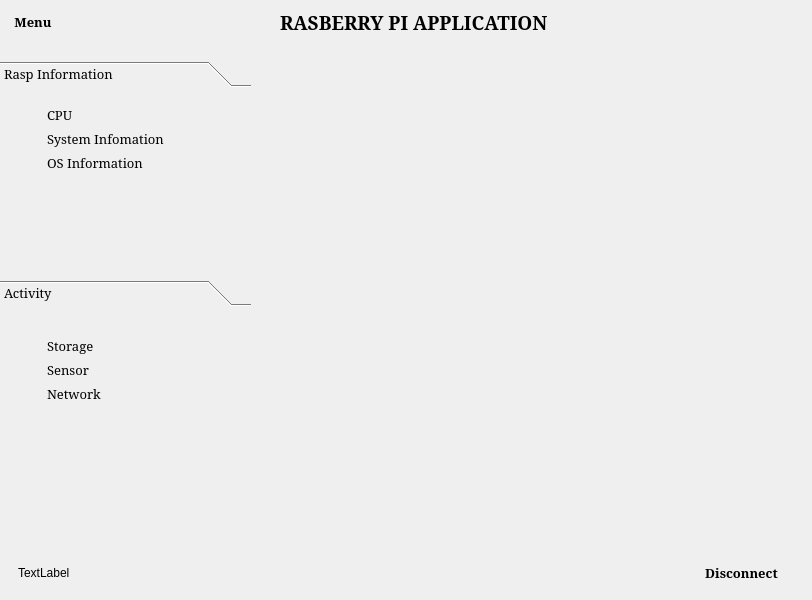
<?xml version="1.0" encoding="UTF-8"?>
<ui version="4.0">
 <class>MainWindow</class>
 <widget class="QMainWindow" name="MainWindow">
  <property name="geometry">
   <rect>
    <x>0</x>
    <y>0</y>
    <width>812</width>
    <height>600</height>
   </rect>
  </property>
  <property name="windowTitle">
   <string>MainWindow</string>
  </property>
  <property name="styleSheet">
   <string notr="true">*{
	border: none;
}</string>
  </property>
  <widget class="QWidget" name="centralwidget">
   <layout class="QVBoxLayout" name="verticalLayout">
    <property name="spacing">
     <number>0</number>
    </property>
    <property name="leftMargin">
     <number>0</number>
    </property>
    <property name="topMargin">
     <number>0</number>
    </property>
    <property name="rightMargin">
     <number>0</number>
    </property>
    <property name="bottomMargin">
     <number>0</number>
    </property>
    <item>
     <widget class="QFrame" name="header_frame">
      <property name="frameShape">
       <enum>QFrame::NoFrame</enum>
      </property>
      <property name="frameShadow">
       <enum>QFrame::Raised</enum>
      </property>
      <layout class="QHBoxLayout" name="horizontalLayout">
       <property name="spacing">
        <number>0</number>
       </property>
       <property name="leftMargin">
        <number>0</number>
       </property>
       <property name="topMargin">
        <number>0</number>
       </property>
       <property name="rightMargin">
        <number>0</number>
       </property>
       <property name="bottomMargin">
        <number>0</number>
       </property>
       <item>
        <widget class="QFrame" name="header_left_frame">
         <property name="frameShape">
          <enum>QFrame::StyledPanel</enum>
         </property>
         <property name="frameShadow">
          <enum>QFrame::Raised</enum>
         </property>
         <layout class="QHBoxLayout" name="horizontalLayout_4">
          <property name="spacing">
           <number>0</number>
          </property>
          <property name="leftMargin">
           <number>14</number>
          </property>
          <property name="topMargin">
           <number>0</number>
          </property>
          <property name="rightMargin">
           <number>0</number>
          </property>
          <property name="bottomMargin">
           <number>0</number>
          </property>
          <item alignment="Qt::AlignLeft">
           <widget class="QPushButton" name="pushButton">
            <property name="font">
             <font>
              <family>Constantia</family>
              <pointsize>10</pointsize>
              <bold>true</bold>
             </font>
            </property>
            <property name="text">
             <string>Menu</string>
            </property>
            <property name="icon">
             <iconset resource="../../resource.qrc">
              <normaloff>:/feather/icons/feather/align-left.svg</normaloff>:/feather/icons/feather/align-left.svg</iconset>
            </property>
            <property name="iconSize">
             <size>
              <width>32</width>
              <height>32</height>
             </size>
            </property>
           </widget>
          </item>
         </layout>
        </widget>
       </item>
       <item>
        <widget class="QFrame" name="header_center_frame">
         <property name="frameShape">
          <enum>QFrame::StyledPanel</enum>
         </property>
         <property name="frameShadow">
          <enum>QFrame::Raised</enum>
         </property>
         <layout class="QHBoxLayout" name="horizontalLayout_3">
          <item alignment="Qt::AlignRight">
           <widget class="QLabel" name="label">
            <property name="font">
             <font>
              <pointsize>11</pointsize>
             </font>
            </property>
            <property name="text">
             <string/>
            </property>
            <property name="pixmap">
             <pixmap resource="../../resource.qrc">:/icons/icons/cil-airplay.png</pixmap>
            </property>
           </widget>
          </item>
          <item alignment="Qt::AlignHCenter|Qt::AlignVCenter">
           <widget class="QLabel" name="label_2">
            <property name="font">
             <font>
              <family>Constantia</family>
              <pointsize>14</pointsize>
              <bold>true</bold>
             </font>
            </property>
            <property name="text">
             <string>RASBERRY PI APPLICATION</string>
            </property>
           </widget>
          </item>
         </layout>
        </widget>
       </item>
       <item alignment="Qt::AlignRight">
        <widget class="QFrame" name="heade_right_frame">
         <property name="frameShape">
          <enum>QFrame::StyledPanel</enum>
         </property>
         <property name="frameShadow">
          <enum>QFrame::Raised</enum>
         </property>
         <layout class="QHBoxLayout" name="horizontalLayout_2">
          <property name="spacing">
           <number>10</number>
          </property>
          <property name="leftMargin">
           <number>0</number>
          </property>
          <property name="topMargin">
           <number>0</number>
          </property>
          <property name="rightMargin">
           <number>0</number>
          </property>
          <property name="bottomMargin">
           <number>0</number>
          </property>
          <item>
           <widget class="QPushButton" name="minize_window_button">
            <property name="text">
             <string/>
            </property>
            <property name="icon">
             <iconset resource="../../resource.qrc">
              <normaloff>:/icons/icons/cil-minus.png</normaloff>:/icons/icons/cil-minus.png</iconset>
            </property>
           </widget>
          </item>
          <item>
           <widget class="QPushButton" name="restore_window_button">
            <property name="text">
             <string/>
            </property>
            <property name="icon">
             <iconset resource="../../resource.qrc">
              <normaloff>:/icons/icons/cil-window-restore.png</normaloff>:/icons/icons/cil-window-restore.png</iconset>
            </property>
            <property name="iconSize">
             <size>
              <width>16</width>
              <height>16</height>
             </size>
            </property>
           </widget>
          </item>
          <item>
           <widget class="QPushButton" name="close_window_button">
            <property name="text">
             <string/>
            </property>
            <property name="icon">
             <iconset resource="../../resource.qrc">
              <normaloff>:/feather/icons/feather/x.svg</normaloff>:/feather/icons/feather/x.svg</iconset>
            </property>
            <property name="iconSize">
             <size>
              <width>16</width>
              <height>16</height>
             </size>
            </property>
           </widget>
          </item>
         </layout>
        </widget>
       </item>
      </layout>
     </widget>
    </item>
    <item>
     <widget class="QFrame" name="main_body_frame">
      <property name="sizePolicy">
       <sizepolicy hsizetype="Preferred" vsizetype="Expanding">
        <horstretch>0</horstretch>
        <verstretch>0</verstretch>
       </sizepolicy>
      </property>
      <property name="frameShape">
       <enum>QFrame::NoFrame</enum>
      </property>
      <property name="frameShadow">
       <enum>QFrame::Raised</enum>
      </property>
      <layout class="QHBoxLayout" name="horizontalLayout_8">
       <property name="spacing">
        <number>0</number>
       </property>
       <property name="leftMargin">
        <number>0</number>
       </property>
       <property name="topMargin">
        <number>0</number>
       </property>
       <property name="rightMargin">
        <number>0</number>
       </property>
       <property name="bottomMargin">
        <number>0</number>
       </property>
       <item>
        <widget class="QFrame" name="left_menu_cont_frame">
         <property name="sizePolicy">
          <sizepolicy hsizetype="Fixed" vsizetype="Preferred">
           <horstretch>0</horstretch>
           <verstretch>0</verstretch>
          </sizepolicy>
         </property>
         <property name="frameShape">
          <enum>QFrame::StyledPanel</enum>
         </property>
         <property name="frameShadow">
          <enum>QFrame::Raised</enum>
         </property>
         <layout class="QHBoxLayout" name="horizontalLayout_9">
          <property name="spacing">
           <number>0</number>
          </property>
          <property name="leftMargin">
           <number>0</number>
          </property>
          <property name="topMargin">
           <number>0</number>
          </property>
          <property name="rightMargin">
           <number>0</number>
          </property>
          <property name="bottomMargin">
           <number>0</number>
          </property>
          <item>
           <widget class="QFrame" name="menu_frame">
            <property name="enabled">
             <bool>true</bool>
            </property>
            <property name="sizePolicy">
             <sizepolicy hsizetype="Minimum" vsizetype="Minimum">
              <horstretch>0</horstretch>
              <verstretch>0</verstretch>
             </sizepolicy>
            </property>
            <property name="minimumSize">
             <size>
              <width>200</width>
              <height>0</height>
             </size>
            </property>
            <property name="frameShape">
             <enum>QFrame::StyledPanel</enum>
            </property>
            <property name="frameShadow">
             <enum>QFrame::Raised</enum>
            </property>
            <layout class="QGridLayout" name="gridLayout_5">
             <property name="leftMargin">
              <number>0</number>
             </property>
             <property name="topMargin">
              <number>0</number>
             </property>
             <property name="rightMargin">
              <number>0</number>
             </property>
             <property name="bottomMargin">
              <number>0</number>
             </property>
             <item row="0" column="0">
              <widget class="QFrame" name="ListButtonTab">
               <property name="minimumSize">
                <size>
                 <width>251</width>
                 <height>245</height>
                </size>
               </property>
               <property name="maximumSize">
                <size>
                 <width>270</width>
                 <height>245</height>
                </size>
               </property>
               <property name="frameShape">
                <enum>QFrame::StyledPanel</enum>
               </property>
               <property name="frameShadow">
                <enum>QFrame::Raised</enum>
               </property>
               <layout class="QGridLayout" name="gridLayout">
                <property name="leftMargin">
                 <number>0</number>
                </property>
                <property name="topMargin">
                 <number>0</number>
                </property>
                <property name="rightMargin">
                 <number>0</number>
                </property>
                <property name="bottomMargin">
                 <number>0</number>
                </property>
                <property name="spacing">
                 <number>0</number>
                </property>
                <item row="0" column="0">
                 <widget class="QToolBox" name="toolBox">
                  <property name="minimumSize">
                   <size>
                    <width>251</width>
                    <height>221</height>
                   </size>
                  </property>
                  <property name="maximumSize">
                   <size>
                    <width>100000</width>
                    <height>100000</height>
                   </size>
                  </property>
                  <property name="font">
                   <font>
                    <family>Constantia</family>
                    <pointsize>10</pointsize>
                   </font>
                  </property>
                  <property name="currentIndex">
                   <number>0</number>
                  </property>
                  <property name="tabSpacing">
                   <number>10</number>
                  </property>
                  <widget class="QWidget" name="RaspInfo">
                   <property name="geometry">
                    <rect>
                     <x>0</x>
                     <y>0</y>
                     <width>251</width>
                     <height>177</height>
                    </rect>
                   </property>
                   <attribute name="icon">
                    <iconset resource="../../resource.qrc">
                     <normaloff>:/feather/icons/feather/hard-drive.svg</normaloff>:/feather/icons/feather/hard-drive.svg</iconset>
                   </attribute>
                   <attribute name="label">
                    <string>Rasp Information</string>
                   </attribute>
                   <layout class="QHBoxLayout" name="horizontalLayout_11">
                    <property name="spacing">
                     <number>0</number>
                    </property>
                    <property name="leftMargin">
                     <number>0</number>
                    </property>
                    <property name="topMargin">
                     <number>0</number>
                    </property>
                    <property name="rightMargin">
                     <number>0</number>
                    </property>
                    <property name="bottomMargin">
                     <number>0</number>
                    </property>
                    <item alignment="Qt::AlignLeft|Qt::AlignTop">
                     <widget class="QFrame" name="frame_4">
                      <property name="frameShape">
                       <enum>QFrame::StyledPanel</enum>
                      </property>
                      <property name="frameShadow">
                       <enum>QFrame::Raised</enum>
                      </property>
                      <layout class="QGridLayout" name="gridLayout_3">
                       <item row="2" column="2" alignment="Qt::AlignLeft">
                        <widget class="QLabel" name="label_11">
                         <property name="font">
                          <font>
                           <family>Constantia</family>
                           <pointsize>10</pointsize>
                          </font>
                         </property>
                         <property name="text">
                          <string>System Infomation</string>
                         </property>
                        </widget>
                       </item>
                       <item row="1" column="2" alignment="Qt::AlignLeft">
                        <widget class="QLabel" name="label_9">
                         <property name="font">
                          <font>
                           <family>Constantia</family>
                           <pointsize>10</pointsize>
                           <bold>false</bold>
                          </font>
                         </property>
                         <property name="text">
                          <string>CPU</string>
                         </property>
                        </widget>
                       </item>
                       <item row="1" column="0" alignment="Qt::AlignLeft">
                        <widget class="QPushButton" name="pushButton_8">
                         <property name="text">
                          <string/>
                         </property>
                         <property name="icon">
                          <iconset resource="../../resource.qrc">
                           <normaloff>:/feather/icons/feather/cpu.svg</normaloff>:/feather/icons/feather/cpu.svg</iconset>
                         </property>
                         <property name="iconSize">
                          <size>
                           <width>32</width>
                           <height>32</height>
                          </size>
                         </property>
                        </widget>
                       </item>
                       <item row="2" column="0" alignment="Qt::AlignLeft">
                        <widget class="QPushButton" name="pushButton_10">
                         <property name="text">
                          <string/>
                         </property>
                         <property name="icon">
                          <iconset resource="../../resource.qrc">
                           <normaloff>:/feather/icons/feather/monitor.svg</normaloff>:/feather/icons/feather/monitor.svg</iconset>
                         </property>
                         <property name="iconSize">
                          <size>
                           <width>32</width>
                           <height>32</height>
                          </size>
                         </property>
                        </widget>
                       </item>
                       <item row="3" column="0" alignment="Qt::AlignLeft">
                        <widget class="QPushButton" name="pushButton_3">
                         <property name="text">
                          <string/>
                         </property>
                         <property name="icon">
                          <iconset resource="../../resource.qrc">
                           <normaloff>:/feather/icons/feather/cast.svg</normaloff>:/feather/icons/feather/cast.svg</iconset>
                         </property>
                         <property name="iconSize">
                          <size>
                           <width>32</width>
                           <height>32</height>
                          </size>
                         </property>
                        </widget>
                       </item>
                       <item row="3" column="2" alignment="Qt::AlignLeft">
                        <widget class="QLabel" name="label_4">
                         <property name="font">
                          <font>
                           <family>Constantia</family>
                           <pointsize>10</pointsize>
                          </font>
                         </property>
                         <property name="text">
                          <string>OS Information</string>
                         </property>
                        </widget>
                       </item>
                      </layout>
                     </widget>
                    </item>
                   </layout>
                  </widget>
                  <widget class="QWidget" name="Activities">
                   <property name="geometry">
                    <rect>
                     <x>0</x>
                     <y>0</y>
                     <width>251</width>
                     <height>177</height>
                    </rect>
                   </property>
                   <property name="font">
                    <font>
                     <family>Constantia</family>
                     <pointsize>10</pointsize>
                    </font>
                   </property>
                   <attribute name="icon">
                    <iconset resource="../../resource.qrc">
                     <normaloff>:/feather/icons/feather/activity.svg</normaloff>:/feather/icons/feather/activity.svg</iconset>
                   </attribute>
                   <attribute name="label">
                    <string>Activity</string>
                   </attribute>
                   <layout class="QHBoxLayout" name="horizontalLayout_12">
                    <property name="spacing">
                     <number>0</number>
                    </property>
                    <property name="leftMargin">
                     <number>0</number>
                    </property>
                    <property name="topMargin">
                     <number>0</number>
                    </property>
                    <property name="rightMargin">
                     <number>0</number>
                    </property>
                    <property name="bottomMargin">
                     <number>0</number>
                    </property>
                    <item alignment="Qt::AlignLeft|Qt::AlignTop">
                     <widget class="QFrame" name="frame_5">
                      <property name="frameShape">
                       <enum>QFrame::StyledPanel</enum>
                      </property>
                      <property name="frameShadow">
                       <enum>QFrame::Raised</enum>
                      </property>
                      <layout class="QGridLayout" name="gridLayout_4">
                       <item row="1" column="0" alignment="Qt::AlignLeft">
                        <widget class="QPushButton" name="pushButton_13">
                         <property name="text">
                          <string/>
                         </property>
                         <property name="icon">
                          <iconset resource="../../resource.qrc">
                           <normaloff>:/feather/icons/feather/file.svg</normaloff>:/feather/icons/feather/file.svg</iconset>
                         </property>
                         <property name="iconSize">
                          <size>
                           <width>32</width>
                           <height>32</height>
                          </size>
                         </property>
                        </widget>
                       </item>
                       <item row="2" column="0" alignment="Qt::AlignLeft">
                        <widget class="QPushButton" name="pushButton_14">
                         <property name="text">
                          <string/>
                         </property>
                         <property name="icon">
                          <iconset resource="../../resource.qrc">
                           <normaloff>:/feather/icons/feather/terminal.svg</normaloff>:/feather/icons/feather/terminal.svg</iconset>
                         </property>
                         <property name="iconSize">
                          <size>
                           <width>32</width>
                           <height>32</height>
                          </size>
                         </property>
                        </widget>
                       </item>
                       <item row="2" column="1" alignment="Qt::AlignLeft">
                        <widget class="QLabel" name="label_15">
                         <property name="font">
                          <font>
                           <family>Constantia</family>
                           <pointsize>10</pointsize>
                          </font>
                         </property>
                         <property name="text">
                          <string>Terminal</string>
                         </property>
                        </widget>
                       </item>
                       <item row="0" column="1" alignment="Qt::AlignLeft">
                        <widget class="QLabel" name="label_13">
                         <property name="font">
                          <font>
                           <family>Constantia</family>
                           <pointsize>10</pointsize>
                          </font>
                         </property>
                         <property name="text">
                          <string>Process List</string>
                         </property>
                        </widget>
                       </item>
                       <item row="0" column="0" alignment="Qt::AlignLeft">
                        <widget class="QPushButton" name="pushButton_12">
                         <property name="text">
                          <string/>
                         </property>
                         <property name="icon">
                          <iconset resource="../../resource.qrc">
                           <normaloff>:/icons/icons/cil-list.png</normaloff>:/icons/icons/cil-list.png</iconset>
                         </property>
                         <property name="iconSize">
                          <size>
                           <width>32</width>
                           <height>32</height>
                          </size>
                         </property>
                        </widget>
                       </item>
                       <item row="1" column="1" alignment="Qt::AlignLeft">
                        <widget class="QLabel" name="label_14">
                         <property name="font">
                          <font>
                           <family>Constantia</family>
                           <pointsize>10</pointsize>
                          </font>
                         </property>
                         <property name="text">
                          <string>File List</string>
                         </property>
                        </widget>
                       </item>
                       <item row="3" column="1" alignment="Qt::AlignLeft">
                        <widget class="QLabel" name="label_16">
                         <property name="font">
                          <font>
                           <family>Constantia</family>
                           <pointsize>10</pointsize>
                          </font>
                         </property>
                         <property name="text">
                          <string>SFTP</string>
                         </property>
                        </widget>
                       </item>
                       <item row="3" column="0" alignment="Qt::AlignLeft">
                        <widget class="QPushButton" name="pushButton_15">
                         <property name="text">
                          <string/>
                         </property>
                         <property name="icon">
                          <iconset resource="../../resource.qrc">
                           <normaloff>:/feather/icons/feather/share-2.svg</normaloff>:/feather/icons/feather/share-2.svg</iconset>
                         </property>
                         <property name="iconSize">
                          <size>
                           <width>32</width>
                           <height>32</height>
                          </size>
                         </property>
                        </widget>
                       </item>
                      </layout>
                     </widget>
                    </item>
                   </layout>
                  </widget>
                 </widget>
                </item>
               </layout>
              </widget>
             </item>
             <item row="1" column="0">
              <widget class="QFrame" name="ListButton">
               <property name="sizePolicy">
                <sizepolicy hsizetype="Minimum" vsizetype="Minimum">
                 <horstretch>0</horstretch>
                 <verstretch>0</verstretch>
                </sizepolicy>
               </property>
               <property name="minimumSize">
                <size>
                 <width>200</width>
                 <height>200</height>
                </size>
               </property>
               <property name="maximumSize">
                <size>
                 <width>200</width>
                 <height>200</height>
                </size>
               </property>
               <property name="frameShape">
                <enum>QFrame::StyledPanel</enum>
               </property>
               <property name="frameShadow">
                <enum>QFrame::Raised</enum>
               </property>
               <layout class="QHBoxLayout" name="horizontalLayout_10">
                <property name="spacing">
                 <number>0</number>
                </property>
                <property name="leftMargin">
                 <number>0</number>
                </property>
                <property name="topMargin">
                 <number>0</number>
                </property>
                <property name="rightMargin">
                 <number>0</number>
                </property>
                <property name="bottomMargin">
                 <number>0</number>
                </property>
                <item alignment="Qt::AlignLeft|Qt::AlignTop">
                 <widget class="QFrame" name="frame_3">
                  <property name="sizePolicy">
                   <sizepolicy hsizetype="Preferred" vsizetype="Preferred">
                    <horstretch>0</horstretch>
                    <verstretch>0</verstretch>
                   </sizepolicy>
                  </property>
                  <property name="frameShape">
                   <enum>QFrame::StyledPanel</enum>
                  </property>
                  <property name="frameShadow">
                   <enum>QFrame::Raised</enum>
                  </property>
                  <layout class="QGridLayout" name="gridLayout_2">
                   <item row="0" column="1" alignment="Qt::AlignLeft">
                    <widget class="QLabel" name="label_6">
                     <property name="font">
                      <font>
                       <family>Constantia</family>
                       <pointsize>10</pointsize>
                      </font>
                     </property>
                     <property name="text">
                      <string>Storage</string>
                     </property>
                    </widget>
                   </item>
                   <item row="1" column="1" alignment="Qt::AlignLeft">
                    <widget class="QLabel" name="label_7">
                     <property name="font">
                      <font>
                       <family>Constantia</family>
                       <pointsize>10</pointsize>
                      </font>
                     </property>
                     <property name="text">
                      <string>Sensor</string>
                     </property>
                    </widget>
                   </item>
                   <item row="2" column="1" alignment="Qt::AlignLeft">
                    <widget class="QLabel" name="label_8">
                     <property name="font">
                      <font>
                       <family>Constantia</family>
                       <pointsize>10</pointsize>
                      </font>
                     </property>
                     <property name="text">
                      <string>Network</string>
                     </property>
                    </widget>
                   </item>
                   <item row="2" column="0" alignment="Qt::AlignLeft">
                    <widget class="QPushButton" name="pushButton_7">
                     <property name="text">
                      <string/>
                     </property>
                     <property name="icon">
                      <iconset resource="../../resource.qrc">
                       <normaloff>:/feather/icons/feather/wifi.svg</normaloff>:/feather/icons/feather/wifi.svg</iconset>
                     </property>
                     <property name="iconSize">
                      <size>
                       <width>32</width>
                       <height>32</height>
                      </size>
                     </property>
                    </widget>
                   </item>
                   <item row="1" column="0" alignment="Qt::AlignLeft">
                    <widget class="QPushButton" name="pushButton_6">
                     <property name="text">
                      <string/>
                     </property>
                     <property name="icon">
                      <iconset resource="../../resource.qrc">
                       <normaloff>:/feather/icons/feather/thermometer.svg</normaloff>:/feather/icons/feather/thermometer.svg</iconset>
                     </property>
                     <property name="iconSize">
                      <size>
                       <width>32</width>
                       <height>32</height>
                      </size>
                     </property>
                    </widget>
                   </item>
                   <item row="0" column="0" alignment="Qt::AlignLeft">
                    <widget class="QPushButton" name="pushButton_5">
                     <property name="text">
                      <string/>
                     </property>
                     <property name="icon">
                      <iconset resource="../../resource.qrc">
                       <normaloff>:/feather/icons/feather/disc.svg</normaloff>:/feather/icons/feather/disc.svg</iconset>
                     </property>
                     <property name="iconSize">
                      <size>
                       <width>32</width>
                       <height>32</height>
                      </size>
                     </property>
                    </widget>
                   </item>
                  </layout>
                 </widget>
                </item>
               </layout>
              </widget>
             </item>
            </layout>
           </widget>
          </item>
         </layout>
        </widget>
       </item>
       <item>
        <widget class="QFrame" name="main_body_contents">
         <property name="frameShape">
          <enum>QFrame::StyledPanel</enum>
         </property>
         <property name="frameShadow">
          <enum>QFrame::Raised</enum>
         </property>
        </widget>
       </item>
       <item>
        <widget class="QFrame" name="right_frame">
         <property name="frameShape">
          <enum>QFrame::StyledPanel</enum>
         </property>
         <property name="frameShadow">
          <enum>QFrame::Raised</enum>
         </property>
        </widget>
       </item>
      </layout>
     </widget>
    </item>
    <item>
     <widget class="QFrame" name="footer_frame">
      <property name="frameShape">
       <enum>QFrame::NoFrame</enum>
      </property>
      <property name="frameShadow">
       <enum>QFrame::Raised</enum>
      </property>
      <layout class="QHBoxLayout" name="horizontalLayout_5">
       <item>
        <widget class="QFrame" name="frame">
         <property name="frameShape">
          <enum>QFrame::StyledPanel</enum>
         </property>
         <property name="frameShadow">
          <enum>QFrame::Raised</enum>
         </property>
         <layout class="QHBoxLayout" name="horizontalLayout_7">
          <item alignment="Qt::AlignLeft">
           <widget class="QLabel" name="label_3">
            <property name="text">
             <string>TextLabel</string>
            </property>
           </widget>
          </item>
         </layout>
        </widget>
       </item>
       <item alignment="Qt::AlignRight">
        <widget class="QFrame" name="frame_2">
         <property name="frameShape">
          <enum>QFrame::StyledPanel</enum>
         </property>
         <property name="frameShadow">
          <enum>QFrame::Raised</enum>
         </property>
         <layout class="QHBoxLayout" name="horizontalLayout_6">
          <item>
           <widget class="QPushButton" name="pushButton_2">
            <property name="font">
             <font>
              <family>Constantia</family>
              <pointsize>10</pointsize>
              <bold>true</bold>
             </font>
            </property>
            <property name="text">
             <string>Disconnect</string>
            </property>
            <property name="icon">
             <iconset resource="../../resource.qrc">
              <normaloff>:/feather/icons/feather/cast.svg</normaloff>:/feather/icons/feather/cast.svg</iconset>
            </property>
            <property name="iconSize">
             <size>
              <width>32</width>
              <height>32</height>
             </size>
            </property>
           </widget>
          </item>
         </layout>
        </widget>
       </item>
       <item alignment="Qt::AlignBottom">
        <widget class="QFrame" name="size_grip">
         <property name="maximumSize">
          <size>
           <width>10</width>
           <height>10</height>
          </size>
         </property>
         <property name="frameShape">
          <enum>QFrame::StyledPanel</enum>
         </property>
         <property name="frameShadow">
          <enum>QFrame::Raised</enum>
         </property>
        </widget>
       </item>
      </layout>
     </widget>
    </item>
   </layout>
  </widget>
 </widget>
 <resources>
  <include location="../../resource.qrc"/>
  <include location="../../resource.qrc"/>
 </resources>
 <connections>
  <connection>
   <sender>pushButton</sender>
   <signal>toggled(bool)</signal>
   <receiver>menu_frame</receiver>
   <slot>setHidden(bool)</slot>
   <hints>
    <hint type="sourcelabel">
     <x>21</x>
     <y>21</y>
    </hint>
    <hint type="destinationlabel">
     <x>194</x>
     <y>44</y>
    </hint>
   </hints>
  </connection>
 </connections>
</ui>
